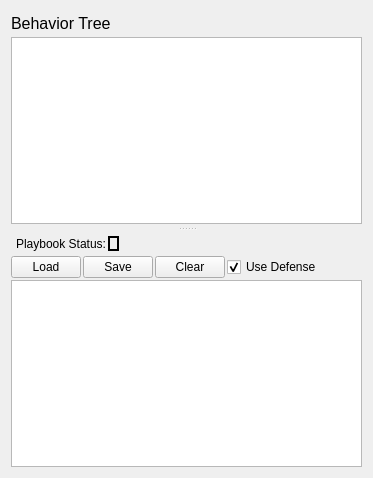
         <widget class="QWidget" name="playsBehaviorsTab">
          <property name="sizePolicy">
           <sizepolicy hsizetype="Expanding" vsizetype="Expanding">
            <horstretch>0</horstretch>
            <verstretch>0</verstretch>
           </sizepolicy>
          </property>
          <attribute name="title">
           <string>Plays / Behaviors</string>
          </attribute>
          <layout class="QVBoxLayout" name="verticalLayout_12">
           <item>
            <widget class="QSplitter" name="playsBehaviorsTab_splitter">
             <property name="frameShadow">
              <enum>QFrame::Sunken</enum>
             </property>
             <property name="orientation">
              <enum>Qt::Vertical</enum>
             </property>
             <property name="handleWidth">
              <number>10</number>
             </property>
             <widget class="QWidget" name="layoutWidget">
              <layout class="QVBoxLayout" name="behaviorTree_container">
               <property name="spacing">
                <number>2</number>
               </property>
               <item>
                <widget class="QLabel" name="behaviorTreeLabel">
                 <property name="minimumSize">
                  <size>
                   <width>0</width>
                   <height>24</height>
                  </size>
                 </property>
                 <property name="font">
                  <font>
                   <pointsize>12</pointsize>
                  </font>
                 </property>
                 <property name="text">
                  <string>Behavior Tree</string>
                 </property>
                </widget>
               </item>
               <item>
                <widget class="QPlainTextEdit" name="behaviorTree">
                 <property name="readOnly">
                  <bool>true</bool>
                 </property>
                </widget>
               </item>
              </layout>
             </widget>
             <widget class="QWidget" name="layoutWidget1">
              <layout class="QVBoxLayout" name="playbook_container">
               <property name="spacing">
                <number>2</number>
               </property>
               <item>
                <layout class="QHBoxLayout" name="playbookStatus_container">
                 <property name="leftMargin">
                  <number>5</number>
                 </property>
                 <property name="rightMargin">
                  <number>5</number>
                 </property>
                 <item>
                  <widget class="QLabel" name="playsLabel">
                   <property name="sizePolicy">
                    <sizepolicy hsizetype="Minimum" vsizetype="Minimum">
                     <horstretch>0</horstretch>
                     <verstretch>0</verstretch>
                    </sizepolicy>
                   </property>
                   <property name="minimumSize">
                    <size>
                     <width>0</width>
                     <height>0</height>
                    </size>
                   </property>
                   <property name="text">
                    <string>Playbook Status:</string>
                   </property>
                   <property name="scaledContents">
                    <bool>false</bool>
                   </property>
                  </widget>
                 </item>
                 <item>
                  <widget class="QLabel" name="playIndicatorStatus">
                   <property name="maximumSize">
                    <size>
                     <width>30</width>
                     <height>15</height>
                    </size>
                   </property>
                   <property name="frameShape">
                    <enum>QFrame::Box</enum>
                   </property>
                   <property name="lineWidth">
                    <number>2</number>
                   </property>
                   <property name="text">
                    <string/>
                   </property>
                  </widget>
                 </item>
                 <item>
                  <spacer name="horizontalSpacer">
                   <property name="orientation">
                    <enum>Qt::Horizontal</enum>
                   </property>
                   <property name="sizeHint" stdset="0">
                    <size>
                     <width>40</width>
                     <height>20</height>
                    </size>
                   </property>
                  </spacer>
                 </item>
                </layout>
               </item>
               <item>
                <layout class="QHBoxLayout" name="playbookButtons_container">
                 <property name="sizeConstraint">
                  <enum>QLayout::SetDefaultConstraint</enum>
                 </property>
                 <property name="topMargin">
                  <number>0</number>
                 </property>
                 <item>
                  <widget class="QPushButton" name="loadPlaybook">
                   <property name="maximumSize">
                    <size>
                     <width>70</width>
                     <height>16777215</height>
                    </size>
                   </property>
                   <property name="text">
                    <string>Load</string>
                   </property>
                  </widget>
                 </item>
                 <item>
                  <widget class="QPushButton" name="savePlaybook">
                   <property name="maximumSize">
                    <size>
                     <width>70</width>
                     <height>16777215</height>
                    </size>
                   </property>
                   <property name="text">
                    <string>Save</string>
                   </property>
                  </widget>
                 </item>
                 <item>
                  <widget class="QPushButton" name="clearPlays">
                   <property name="maximumSize">
                    <size>
                     <width>70</width>
                     <height>16777215</height>
                    </size>
                   </property>
                   <property name="text">
                    <string>Clear</string>
                   </property>
                  </widget>
                 </item>
                 <item>
                  <widget class="QCheckBox" name="useDefenseCheckBox">
                   <property name="sizePolicy">
                    <sizepolicy hsizetype="Preferred" vsizetype="Fixed">
                     <horstretch>0</horstretch>
                     <verstretch>0</verstretch>
                    </sizepolicy>
                   </property>
                   <property name="minimumSize">
                    <size>
                     <width>0</width>
                     <height>0</height>
                    </size>
                   </property>
                   <property name="maximumSize">
                    <size>
                     <width>16777215</width>
                     <height>16777215</height>
                    </size>
                   </property>
                   <property name="text">
                    <string>Use Defense</string>
                   </property>
                   <property name="checked">
                    <bool>true</bool>
                   </property>
                  </widget>
                 </item>
                 <item>
                  <spacer name="playbookButtons_spacer">
                   <property name="orientation">
                    <enum>Qt::Horizontal</enum>
                   </property>
                   <property name="sizeHint" stdset="0">
                    <size>
                     <width>40</width>
                     <height>20</height>
                    </size>
                   </property>
                  </spacer>
                 </item>
                </layout>
               </item>
               <item>
                <widget class="QTreeView" name="plays">
                 <property name="sizePolicy">
                  <sizepolicy hsizetype="Expanding" vsizetype="Expanding">
                   <horstretch>0</horstretch>
                   <verstretch>0</verstretch>
                  </sizepolicy>
                 </property>
                 <attribute name="headerCascadingSectionResizes">
                  <bool>true</bool>
                 </attribute>
                 <attribute name="headerStretchLastSection">
                  <bool>false</bool>
                 </attribute>
                </widget>
               </item>
              </layout>
             </widget>
            </widget>
           </item>
          </layout>
         </widget>
